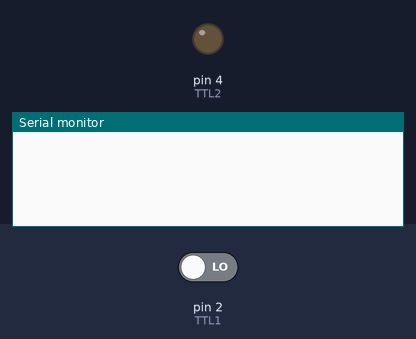
Recording of a sketch running on a simulated Arduino Uno, built with avr-gcc and run on an emulated ATmega328P. On the bench: output pins drawn as LEDs (lit = HIGH), the last lines printed to the serial monitor. The test bench sets the inputs (shaded band); at power-on: pin 2 (TTL1) LOW.

Above: at 1.2 s.
1.3 s: pin 2 (TTL1) driven HIGH
At 2.3 s:
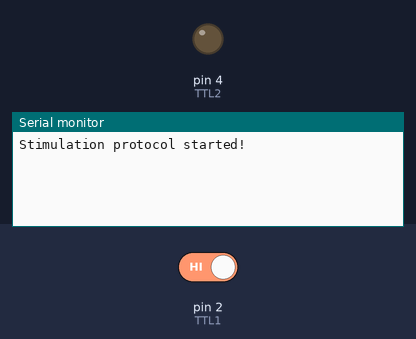
2.8 s: pin 2 (TTL1) driven LOW
At 3.5 s:
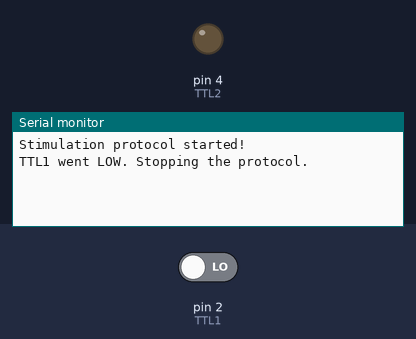

The sketch:

Airpuff_TTL_Ana_irregularOnsetTime.ino
```cpp
/*
   Updated code to stop stimulation if TTL1 becomes LOW
   Stimulations occur at the absolute times: 35s, 45s, 60.3s, 70.4s, 78s, 88s, 100.7s, 110.8s
*/

// Define the pins
int TTL1 = 2;    // Input from nVoke2: If HIGH, Arduino will start/continue the protocol
int TTL2 = 4;    // Output TTL signal to control the airpuff machine

// Define stimulation timings (in milliseconds)
float stim_times[] = {35000, 45000, 60300, 70400, 78000, 88000, 100700, 110800};
int num_stim = sizeof(stim_times) / sizeof(stim_times[0]);

// Variables for tracking the state of the stimulation
unsigned long start_time = 0; // Start time of the stimulation protocol
int stim_index = 0;           // Current stimulation index
bool protocol_running = false;

void setup()
{
  pinMode(TTL1, INPUT);
  pinMode(TTL2, OUTPUT);
  digitalWrite(TTL2, LOW);    // Initial state of the airpuff machine is OFF
  Serial.begin(115200);
}

void loop()
{
  int trigger_signal = digitalRead(TTL1); // Read TTL1

  // Start the protocol when TTL1 is HIGH and not already running
  if (trigger_signal == HIGH && !protocol_running)
  {
    protocol_running = true;
    start_time = millis();  // Record the start time
    stim_index = 0;         // Reset the stimulation index
    Serial.println("Stimulation protocol started!");
  }

  // If the protocol is running
  if (protocol_running)
  {
    // Stop the protocol immediately if TTL1 becomes LOW
    if (trigger_signal == LOW)
    {
      Serial.println("TTL1 went LOW. Stopping the protocol.");
      protocol_running = false;       // Stop the protocol
      digitalWrite(TTL2, LOW);        // Ensure the output is turned OFF
      return;                         // Exit the loop iteration
    }

    unsigned long current_time = millis(); // Get the current elapsed time

    // Check if the current stimulation index is within bounds
    if (stim_index < num_stim)
    {
      // Check if it's time to trigger the next stimulation
      if (current_time - start_time >= stim_times[stim_index])
      {
        // Trigger airpuff stimulation
        Serial.print("Stimulation ");
        Serial.print(stim_index + 1);
        Serial.print(" triggered at time ");
        Serial.print(stim_times[stim_index] / 1000.0, 3);
        Serial.println(" seconds");

        digitalWrite(TTL2, HIGH);
        delay(100); // Simulate airpuff duration (100 ms)
        digitalWrite(TTL2, LOW);

        stim_index++; // Move to the next stimulation
      }
    }
    else
    {
      Serial.println("Stimulation protocol complete!");
      protocol_running = false; // Stop the protocol
    }
  }
}
```

Measured:
- after the input at 1.3 s, the serial monitor: prints a new line at once (image 1)
- after the input at 2.8 s, the serial monitor: prints a new line at once (image 2)
